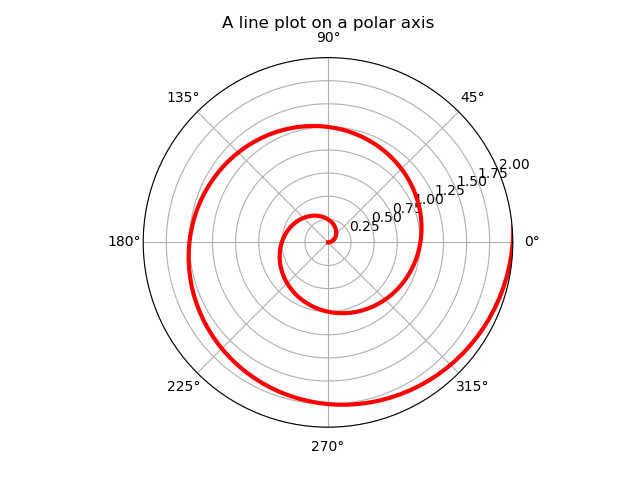

Write the Python code that produced this figure.
import numpy as np
import matplotlib.pyplot as plt
r = np.arange(0,3.0,0.01)
theta = 2*np.pi*r
ax = plt.subplot(111,polar=True)
ax.plot(theta,r,color='r',linewidth=3)
ax.set_rmax(2.0)
ax.grid(True)
ax.set_title("A line plot on a polar axis",va='bottom')
plt.show()
